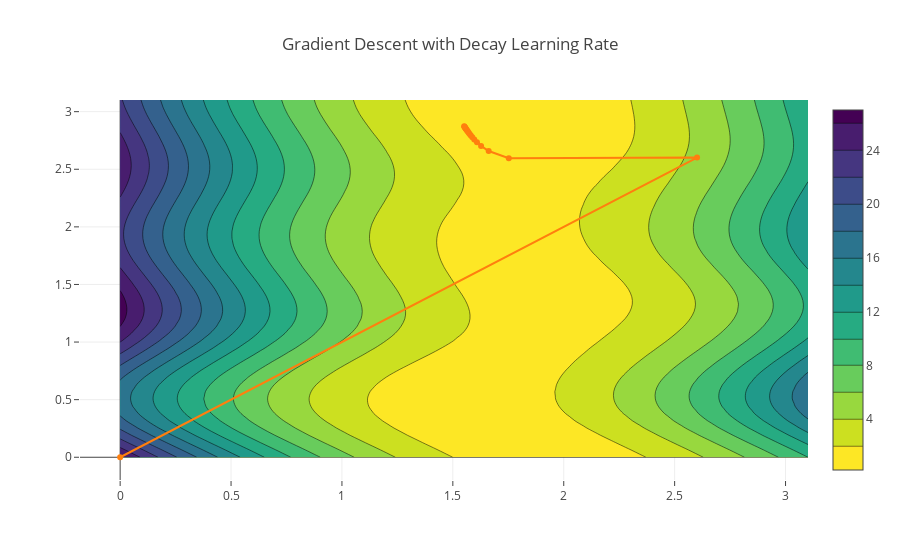

Source (notebook cell):
### Code cell
## Run me
contour_plot('Gradient Descent with Decay Learning Rate', ts_decay, l2_loss, sin_model, x, y)
